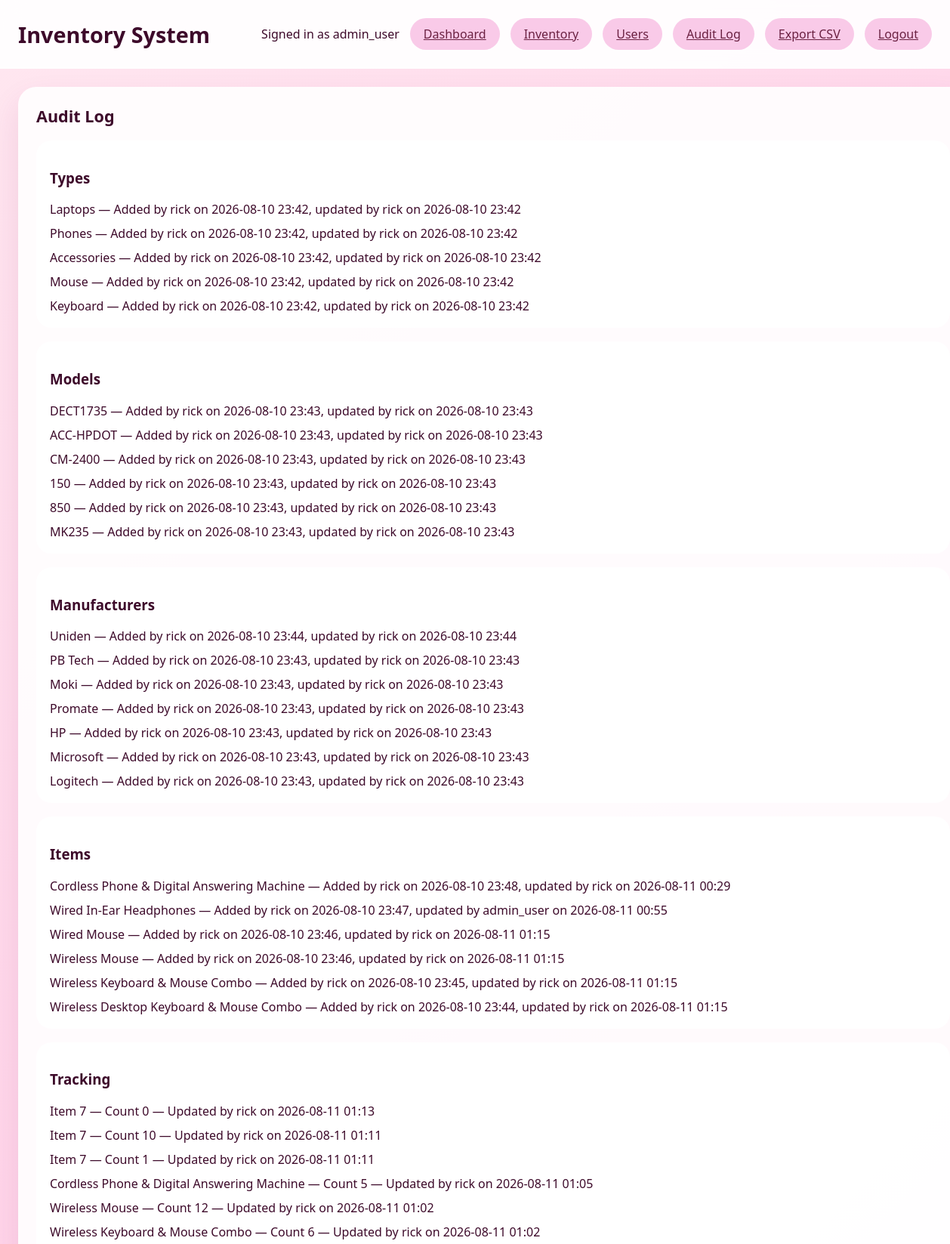
The page /audit (signed in, upper part) on the database its author committed.
### app.py (models this page shows, shortened)
class InventoryItemUser(UserMixin, db.Model):
    __tablename__ = 'inventory_item_user'
    OID = db.Column(db.Integer, primary_key=True)
    username = db.Column(db.String(150), unique=True, nullable=False)
    encrypt_password_hash = db.Column(db.String(255), nullable=False)

class InventoryItemType(db.Model):
    __tablename__ = 'inventory_item_type'
    OID = db.Column(db.Integer, primary_key=True)
    Product_Type = db.Column(db.String(200), unique=True, nullable=False)
    add_user_oid = db.Column(db.Integer, db.ForeignKey('inventory_item_user.OID'), nullable=False)
    add_datetime = db.Column(db.DateTime, nullable=False, default=func.now())
    update_user_oid = db.Column(db.Integer, db.ForeignKey('inventory_item_user.OID'), nullable=True)
    last_update_datetime = db.Column(db.DateTime, nullable=True)
    add_user = relationship('InventoryItemUser', foreign_keys=[add_user_oid], lazy='joined')
    update_user = relationship('InventoryItemUser', foreign_keys=[update_user_oid], lazy='joined')

class InventoryItemModel(db.Model):
    __tablename__ = 'inventory_item_model'
    OID = db.Column(db.Integer, primary_key=True)
    Model_Number = db.Column(db.String(200), unique=True, nullable=False)
    add_user_oid = db.Column(db.Integer, db.ForeignKey('inventory_item_user.OID'), nullable=False)
    add_datetime = db.Column(db.DateTime, nullable=False, default=func.now())
    update_user_oid = db.Column(db.Integer, db.ForeignKey('inventory_item_user.OID'), nullable=True)
    last_update_datetime = db.Column(db.DateTime, nullable=True)
    add_user = relationship('InventoryItemUser', foreign_keys=[add_user_oid], lazy='joined')
    update_user = relationship('InventoryItemUser', foreign_keys=[update_user_oid], lazy='joined')

class InventoryItemManufacturer(db.Model):
    __tablename__ = 'inventory_item_manufacturer'
    OID = db.Column(db.Integer, primary_key=True)
    Manufacturer_NAME = db.Column(db.String(200), unique=True, nullable=False)
    add_user_oid = db.Column(db.Integer, db.ForeignKey('inventory_item_user.OID'), nullable=False)
    add_date_time = db.Column(db.DateTime, nullable=False, default=func.now())
    update_user_oid = db.Column(db.Integer, db.ForeignKey('inventory_item_user.OID'), nullable=True)
    last_update_datetime = db.Column(db.DateTime, nullable=True)
    add_user = relationship('InventoryItemUser', foreign_keys=[add_user_oid], lazy='joined')
    update_user = relationship('InventoryItemUser', foreign_keys=[update_user_oid], lazy='joined')

class InventoryItem(db.Model):
    __tablename__ = 'inventory_item'
    OID = db.Column(db.Integer, primary_key=True)
    ITEM_TYPE_OID = db.Column(db.Integer, db.ForeignKey('inventory_item_type.OID'), nullable=False)
    MODEL_OID = db.Column(db.Integer, db.ForeignKey('inventory_item_model.OID'), nullable=False)
    Manufacturer_oid = db.Column(db.Integer, db.ForeignKey('inventory_item_manufacturer.OID'), nullable=False)
    Item_Name = db.Column(db.String(250), unique=True, nullable=False)
    Note = db.Column(db.String(500), nullable=True)
    Alert_Level = db.Column(db.Integer, nullable=False, default=0)
    add_user_oid = db.Column(db.Integer, db.ForeignKey('inventory_item_user.OID'), nullable=False)
    add_date_time = db.Column(db.DateTime, nullable=False, default=func.now())
    update_user_oid = db.Column(db.Integer, db.ForeignKey('inventory_item_user.OID'), nullable=True)
    last_update_datetime = db.Column(db.DateTime, nullable=True)
    item_type = relationship('InventoryItemType', foreign_keys=[ITEM_TYPE_OID], lazy='joined')
    model = relationship('InventoryItemModel', foreign_keys=[MODEL_OID], lazy='joined')
    manufacturer = relationship('InventoryItemManufacturer', foreign_keys=[Manufacturer_oid], lazy='joined')
    add_user = relationship('InventoryItemUser', foreign_keys=[add_user_oid], lazy='joined')
    update_user = relationship('InventoryItemUser', foreign_keys=[update_user_oid], lazy='joined')

class InventoryItemTracking(db.Model):
    __tablename__ = 'inventory_item_tracking'
    OID = db.Column(db.Integer, primary_key=True)
    intentory_item_oid = db.Column(db.Integer, db.ForeignKey('inventory_item.OID'), nullable=False)
    item_count = db.Column(db.Integer, nullable=False, default=0)
    update_user_oid = db.Column(db.Integer, db.ForeignKey('inventory_item_user.OID'), nullable=False)
    last_update_datetime = db.Column(db.DateTime, nullable=False, default=func.now())
    item = relationship('InventoryItem', foreign_keys=[intentory_item_oid], lazy='joined')
    update_user = relationship('InventoryItemUser', foreign_keys=[update_user_oid], lazy='joined')

### app.py (the view)
@app.route('/audit')
@login_required
def audit_log():
    item_types = InventoryItemType.query.order_by(InventoryItemType.add_datetime.desc()).all()
    item_models = InventoryItemModel.query.order_by(InventoryItemModel.add_datetime.desc()).all()
    manufacturers = InventoryItemManufacturer.query.order_by(InventoryItemManufacturer.add_date_time.desc()).all()
    items = InventoryItem.query.order_by(InventoryItem.add_date_time.desc()).all()
    trackings = InventoryItemTracking.query.order_by(InventoryItemTracking.last_update_datetime.desc()).all()
    return render_template('audit.html', item_types=item_types, item_models=item_models,
                           manufacturers=manufacturers, items=items, trackings=trackings)

### app.py (called while the page is built)
@login_manager.user_loader
def load_user(user_id):
    return InventoryItemUser.query.get(int(user_id))

@app.context_processor
def inject_now():
    return {'now': datetime.utcnow()}

### templates/audit.html
{% extends 'base.html' %}
{% block content %}
<div class="dashboard-grid">
  <section class="panel full-width">
    <h2>Audit Log</h2>
    <div class="audit-grid">
      <div>
        <h3>Types</h3>
        <ul class="item-list">
          {% for type in item_types %}
            <li>{{ type.Product_Type }} — Added by {{ type.add_user.username if type.add_user else 'unknown' }} on {{ type.add_datetime.strftime('%Y-%m-%d %H:%M') }}{% if type.last_update_datetime %}, updated by {{ type.update_user.username if type.update_user else 'unknown' }} on {{ type.last_update_datetime.strftime('%Y-%m-%d %H:%M') }}{% endif %}</li>
          {% endfor %}
        </ul>
      </div>
      <div>
        <h3>Models</h3>
        <ul class="item-list">
          {% for model in item_models %}
            <li>{{ model.Model_Number }} — Added by {{ model.add_user.username if model.add_user else 'unknown' }} on {{ model.add_datetime.strftime('%Y-%m-%d %H:%M') }}{% if model.last_update_datetime %}, updated by {{ model.update_user.username if model.update_user else 'unknown' }} on {{ model.last_update_datetime.strftime('%Y-%m-%d %H:%M') }}{% endif %}</li>
          {% endfor %}
        </ul>
      </div>
      <div>
        <h3>Manufacturers</h3>
        <ul class="item-list">
          {% for manufacturer in manufacturers %}
            <li>{{ manufacturer.Manufacturer_NAME }} — Added by {{ manufacturer.add_user.username if manufacturer.add_user else 'unknown' }} on {{ manufacturer.add_date_time.strftime('%Y-%m-%d %H:%M') }}{% if manufacturer.last_update_datetime %}, updated by {{ manufacturer.update_user.username if manufacturer.update_user else 'unknown' }} on {{ manufacturer.last_update_datetime.strftime('%Y-%m-%d %H:%M') }}{% endif %}</li>
          {% endfor %}
        </ul>
      </div>
      <div class="full-column">
        <h3>Items</h3>
        <ul class="item-list">
          {% for item in items %}
            <li>{{ item.Item_Name }} — Added by {{ item.add_user.username if item.add_user else 'unknown' }} on {{ item.add_date_time.strftime('%Y-%m-%d %H:%M') }}{% if item.last_update_datetime %}, updated by {{ item.update_user.username if item.update_user else 'unknown' }} on {{ item.last_update_datetime.strftime('%Y-%m-%d %H:%M') }}{% endif %}</li>
          {% endfor %}
        </ul>
      </div>
      <div class="full-column">
        <h3>Tracking</h3>
        <ul class="item-list">
          {% for tracking in trackings %}
            <li>{{ tracking.item.Item_Name if tracking.item else 'Item ' ~ tracking.intentory_item_oid }} — Count {{ tracking.item_count }} — Updated by {{ tracking.update_user.username if tracking.update_user else 'unknown' }} on {{ tracking.last_update_datetime.strftime('%Y-%m-%d %H:%M') }}</li>
          {% endfor %}
        </ul>
      </div>
    </div>
  </section>
</div>
{% endblock %}

### templates/base.html (shortened to what this page needs)
<!doctype html>
<html lang="en">
<head>
  <link rel="stylesheet" href="{{ url_for('static', filename='css/style.css') }}">
</head>
<body>
  <div class="app-shell">
    <header class="app-header">
      <div class="header-left">
        <h1>Inventory System</h1>
      </div>
      {% if current_user.is_authenticated %}
      <div class="user-bar">
        <span>Signed in as {{ current_user.username }}</span>
        <a class="button secondary" href="{{ url_for('dashboard') }}">Dashboard</a>
        <a class="button secondary" href="{{ url_for('inventory') }}">Inventory</a>
        <a class="button secondary" href="{{ url_for('users') }}">Users</a>
        <a class="button secondary" href="{{ url_for('audit_log') }}">Audit Log</a>
        <a class="button secondary" href="{{ url_for('export_inventory_csv') }}">Export CSV</a>
        <a class="button secondary" href="{{ url_for('logout') }}">Logout</a>
      </div>
      {% endif %}
    </header>
    <main class="page-content">
      {% block content %}{% endblock %}
    </main>
  </div>
</body>
</html>

### static/css/style.css (style rules this page uses)
body { margin: 0; font-family: 'Segoe UI', Tahoma, Geneva, Verdana, sans-serif; background: linear-gradient(135deg, #ffe7f0 0%, #ffd1e8 45%, #ffb3d1 100%); color: #3d0a2a; }
.app-shell { min-height: 100vh; display: flex; flex-direction: column; }
.app-header { padding: 24px; background: rgba(255, 255, 255, 0.92); backdrop-filter: blur(12px); border-bottom: 1px solid rgba(255, 255, 255, 0.7); display: flex; justify-content: space-between; align-items: center; }
.app-header h1 { margin: 0; font-size: 1.8rem; }
.user-bar { display: flex; align-items: center; gap: 14px; }
.button { border: none; padding: 10px 18px; border-radius: 999px; background: #a84d93; color: white; cursor: pointer; transition: background 0.2s ease; }
.button.secondary { background: rgba(249, 200, 231, 0.95); color: #6b2142; }
.page-content { padding: 24px; width: 100%; max-width: 1280px; margin: 0 auto; }
.dashboard-grid { display: grid; grid-template-columns: repeat(auto-fit, minmax(280px, 1fr)); gap: 20px; }
.panel { background: rgba(255, 255, 255, 0.9); border-radius: 24px; padding: 24px; box-shadow: 0 20px 40px rgba(150, 45, 113, 0.12); }
.panel.full-width { grid-column: 1 / -1; }
.panel h2 { margin-top: 0; font-size: 1.35rem; }
.item-list { list-style: none; padding-left: 0; margin: 0; display: grid; gap: 10px; }
.item-list li { display: flex; justify-content: space-between; align-items: center; gap: 12px; }
.audit-grid { display: grid; gap: 18px; }
.audit-grid > div { background: rgba(255, 255, 255, 0.92); border-radius: 20px; padding: 18px; }
.audit-grid .full-column { grid-column: 1 / -1; }

### rows shown on the page
InventoryItemUser: username "admin_user"
InventoryItemType: Product_Type "Laptops", add_user "rick", add_datetime "2026-08-10 23:42", update_user "rick", last_update_datetime "2026-08-10 23:42"
InventoryItemType: Product_Type "Phones", add_user "rick", add_datetime "2026-08-10 23:42", update_user "rick", last_update_datetime "2026-08-10 23:42"
InventoryItemType: Product_Type "Accessories", add_user "rick", add_datetime "2026-08-10 23:42", update_user "rick", last_update_datetime "2026-08-10 23:42"
InventoryItemType: Product_Type "Mouse", add_user "rick", add_datetime "2026-08-10 23:42", update_user "rick", last_update_datetime "2026-08-10 23:42"
InventoryItemType: Product_Type "Keyboard", add_user "rick", add_datetime "2026-08-10 23:42", update_user "rick", last_update_datetime "2026-08-10 23:42"
InventoryItemModel: Model_Number "DECT1735", add_user "rick", add_datetime "2026-08-10 23:43", update_user "rick", last_update_datetime "2026-08-10 23:43"
InventoryItemModel: Model_Number "ACC-HPDOT", add_user "rick", add_datetime "2026-08-10 23:43", update_user "rick", last_update_datetime "2026-08-10 23:43"
InventoryItemModel: Model_Number "CM-2400", add_user "rick", add_datetime "2026-08-10 23:43", update_user "rick", last_update_datetime "2026-08-10 23:43"
InventoryItemModel: Model_Number "150", add_user "rick", add_datetime "2026-08-10 23:43", update_user "rick", last_update_datetime "2026-08-10 23:43"
InventoryItemModel: Model_Number "850", add_user "rick", add_datetime "2026-08-10 23:43", update_user "rick", last_update_datetime "2026-08-10 23:43"
InventoryItemModel: Model_Number "MK235", add_user "rick", add_datetime "2026-08-10 23:43", update_user "rick", last_update_datetime "2026-08-10 23:43"
InventoryItemManufacturer: Manufacturer_NAME "Uniden", add_user "rick", add_date_time "2026-08-10 23:44", update_user "rick", last_update_datetime "2026-08-10 23:44"
InventoryItemManufacturer: Manufacturer_NAME "PB Tech", add_user "rick", add_date_time "2026-08-10 23:43", update_user "rick", last_update_datetime "2026-08-10 23:43"
InventoryItemManufacturer: Manufacturer_NAME "Moki", add_user "rick", add_date_time "2026-08-10 23:43", update_user "rick", last_update_datetime "2026-08-10 23:43"
InventoryItemManufacturer: Manufacturer_NAME "Promate", add_user "rick", add_date_time "2026-08-10 23:43", update_user "rick", last_update_datetime "2026-08-10 23:43"
InventoryItemManufacturer: Manufacturer_NAME "HP", add_user "rick", add_date_time "2026-08-10 23:43", update_user "rick", last_update_datetime "2026-08-10 23:43"
InventoryItemManufacturer: Manufacturer_NAME "Microsoft", add_user "rick", add_date_time "2026-08-10 23:43", update_user "rick", last_update_datetime "2026-08-10 23:43"
InventoryItemManufacturer: Manufacturer_NAME "Logitech", add_user "rick", add_date_time "2026-08-10 23:43", update_user "rick", last_update_datetime "2026-08-10 23:43"
InventoryItem: Item_Name "Cordless Phone & Digital Answering Machine", add_user "rick", add_date_time "2026-08-10 23:48", update_user "rick", last_update_datetime "2026-08-11 00:29"
InventoryItem: Item_Name "Wired In-Ear Headphones", add_user "rick", add_date_time "2026-08-10 23:47", update_user "admin_user", last_update_datetime "2026-08-11 00:55"
InventoryItem: Item_Name "Wired Mouse", add_user "rick", add_date_time "2026-08-10 23:46", update_user "rick", last_update_datetime "2026-08-11 01:15"
InventoryItem: Item_Name "Wireless Mouse", add_user "rick", add_date_time "2026-08-10 23:46", update_user "rick", last_update_datetime "2026-08-11 01:15"
InventoryItem: Item_Name "Wireless Keyboard & Mouse Combo", add_user "rick", add_date_time "2026-08-10 23:45", update_user "rick", last_update_datetime "2026-08-11 01:15"
InventoryItem: Item_Name "Wireless Desktop Keyboard & Mouse Combo", add_user "rick", add_date_time "2026-08-10 23:44", update_user "rick", last_update_datetime "2026-08-11 01:15"
InventoryItemTracking: item "Item 7", item_count "0", update_user "rick", last_update_datetime "2026-08-11 01:13"
InventoryItemTracking: item "Item 7", item_count "10", update_user "rick", last_update_datetime "2026-08-11 01:11"
InventoryItemTracking: item "Item 7", item_count "1", update_user "rick", last_update_datetime "2026-08-11 01:11"
InventoryItemTracking: item "Cordless Phone & Digital Answering Machine", item_count "5", update_user "rick", last_update_datetime "2026-08-11 01:05"
InventoryItemTracking: item "Wireless Mouse", item_count "12", update_user "rick", last_update_datetime "2026-08-11 01:02"
InventoryItemTracking: item "Wireless Keyboard & Mouse Combo", item_count "6", update_user "rick", last_update_datetime "2026-08-11 01:02"
